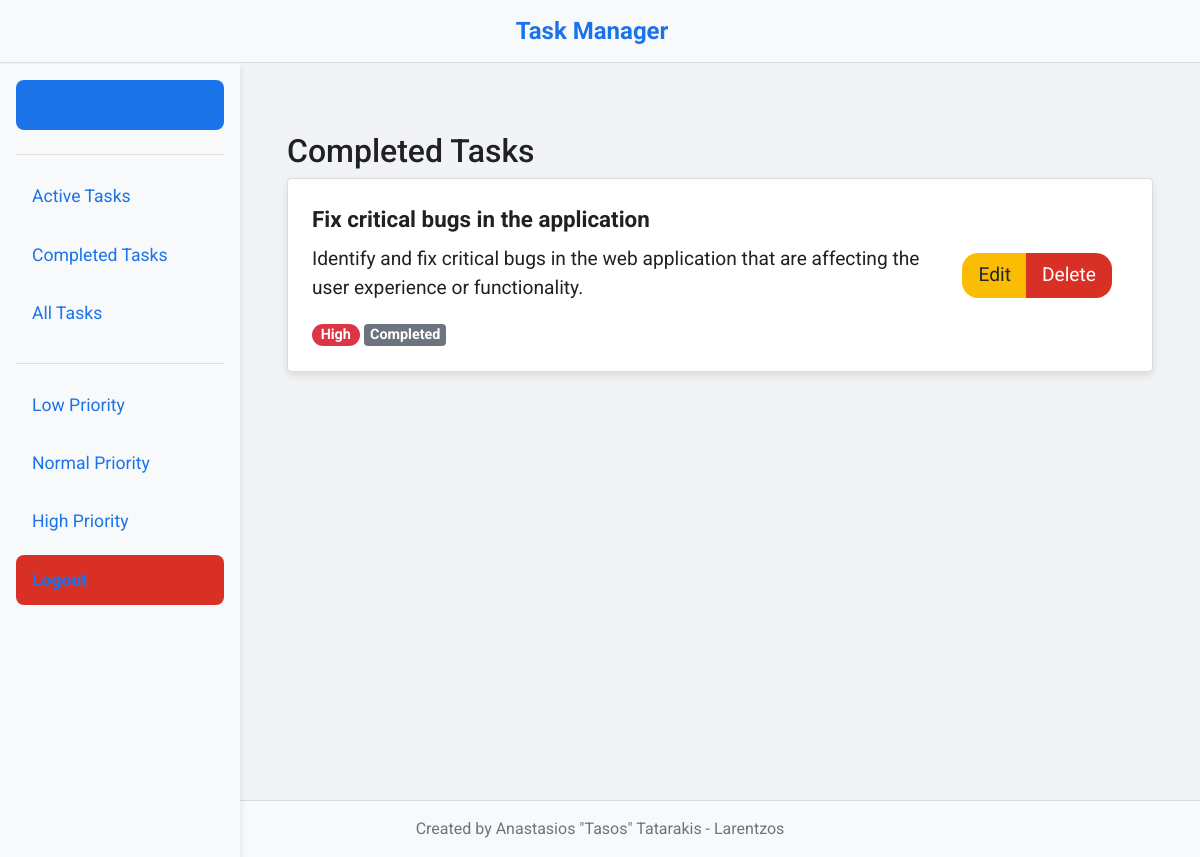
The page /tasks/completed (signed in) on the database as committed earlier.
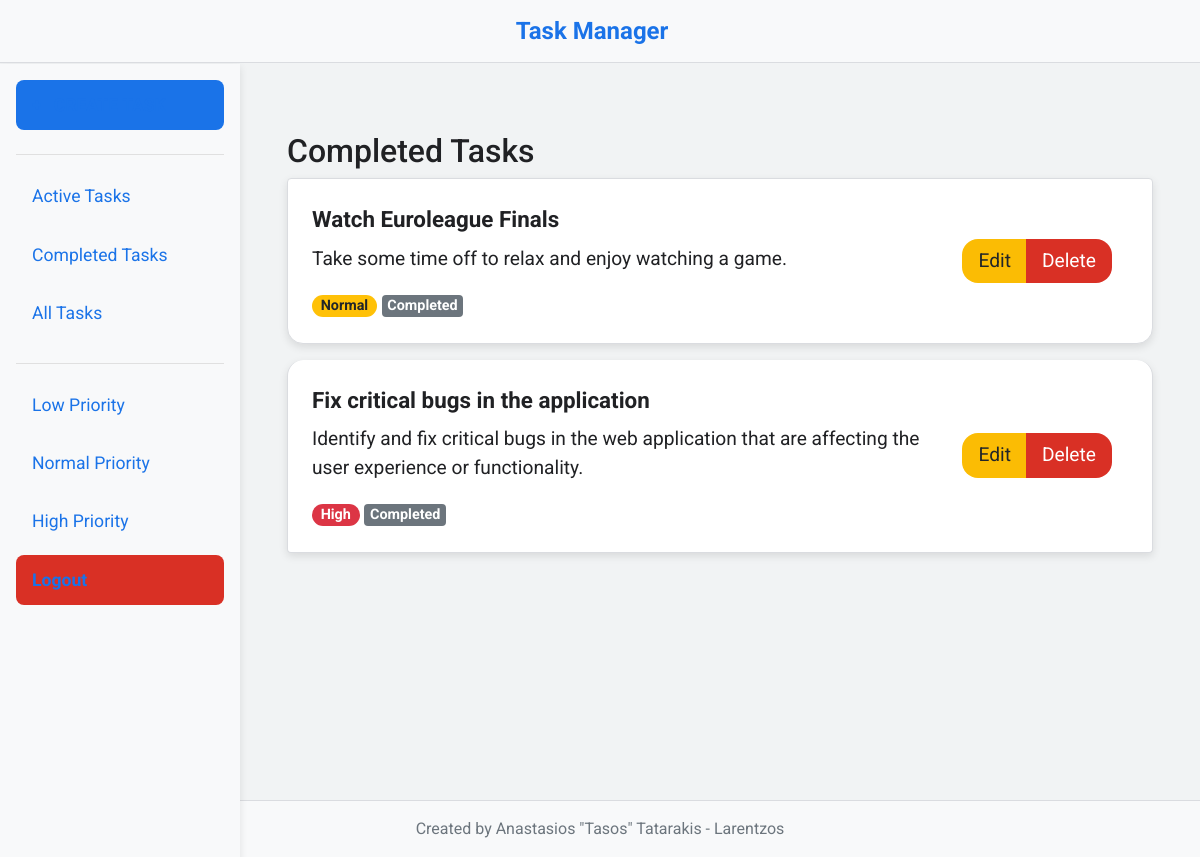
The same page on the database as committed later.
### models/task.py (models this page shows, shortened)
class Task(db.Model):
    id = db.Column(db.Integer, primary_key=True)
    title = db.Column(db.String(100), nullable=False)
    description = db.Column(db.Text, nullable=False)
    priority = db.Column(db.String(10), nullable=False)
    user_id = db.Column(db.Integer, db.ForeignKey('user.id'), nullable=False)
    completed = db.Column(db.Boolean, default=False, nullable=False)
    owner = db.relationship('User', backref=db.backref('tasks', lazy=True))

### routes/task_routes.py (the view)
@task_routes.route('/tasks/completed')
@login_required
def completed_tasks():
    tasks = Task.query.filter_by(user_id=current_user.id, completed=True).all()
    return render_template('tasks.html', tasks=tasks, title="Completed Tasks")

### app.py (called while the page is built)
@login_manager.user_loader
def load_user(user_id):
    return User.query.get(int(user_id))

### templates/tasks.html (shortened to what this page needs)
{% extends "base.html" %} {% block content %}
<div class="container-fluid">
  <h2 class="mt-4">{{ title }}</h2>
  {% if title == "All Tasks" %}
  <h3 class="mt-4">Active Tasks</h3>
  <div class="list-group mb-4">
    {% for task in active_tasks %}
    <div
      class="list-group-item d-flex justify-content-between align-items-center"
    >
      <div>
        <strong>{{ task.title }}</strong>
        <p>{{ task.description }}</p>
        <small
          class="badge badge-pill {% if task.priority == 'Low' %}badge-success {% elif task.priority == 'Normal' %}badge-warning {% else %}badge-danger{% endif %}"
        >
          {{ task.priority }}
        </small>
      </div>
      <div class="btn-group" role="group">
        <a
          href="{{ url_for('task.update_task', task_id=task.id) }}"
          class="btn btn-warning"
          >Edit</a
        >
        <form
          method="POST"
          action="{{ url_for('task.complete_task', task_id=task.id) }}"
        >
          <button type="submit" class="btn btn-success">Complete</button>
        </form>
        <a
          href="{{ url_for('task.delete_task', task_id=task.id) }}"
          class="btn btn-danger"
          >Delete</a
        >
      </div>
    </div>
    {% endfor %}
  </div>
  <h3 class="mt-4">Completed Tasks</h3>
  <div class="list-group">
    {% for task in completed_tasks %}
    <div
      class="list-group-item d-flex justify-content-between align-items-center"
    >
      <div>
        <strong>{{ task.title }}</strong>
        <p>{{ task.description }}</p>
        <small
          class="badge badge-pill {% if task.priority == 'Low' %}badge-success {% elif task.priority == 'Normal' %}badge-warning {% else %}badge-danger{% endif %}"
        >
          {{ task.priority }}
        </small>
        <span class="badge badge-secondary">Completed</span>
      </div>
      <div class="btn-group" role="group">
        <a
          href="{{ url_for('task.update_task', task_id=task.id) }}"
          class="btn btn-warning"
          >Edit</a
        >
        <a
          href="{{ url_for('task.delete_task', task_id=task.id) }}"
          class="btn btn-danger"
          >Delete</a
        >
      </div>
    </div>
    {% endfor %}
  </div>
  {% else %}
  <div class="list-group">
    {% for task in tasks %}
    <div
      class="list-group-item d-flex justify-content-between align-items-center"
    >
      <div>
        <strong>{{ task.title }}</strong>
        <p>{{ task.description }}</p>
        <small
          class="badge badge-pill {% if task.priority == 'Low' %}badge-success {% elif task.priority == 'Normal' %}badge-warning {% else %}badge-danger{% endif %}"
        >
          {{ task.priority }}
        </small>
        {% if task.completed %}
        <span class="badge badge-secondary">Completed</span>
        {% endif %}
      </div>
      <div class="btn-group" role="group">
        <a
          href="{{ url_for('task.update_task', task_id=task.id) }}"
          class="btn btn-warning"
          >Edit</a
        >
        <a
          href="{{ url_for('task.delete_task', task_id=task.id) }}"
          class="btn btn-danger"
          >Delete</a
        >
      </div>
    </div>
    {% endfor %}
  </div>
  {% endif %}
</div>
{% endblock %}

Rows that differ between the two databases and show on the page:
now on this page (row edited): Task: title "Watch Euroleague Finals", description "Take some time off to relax and enjoy watching a game.", priority "Normal", completed "Completed"
